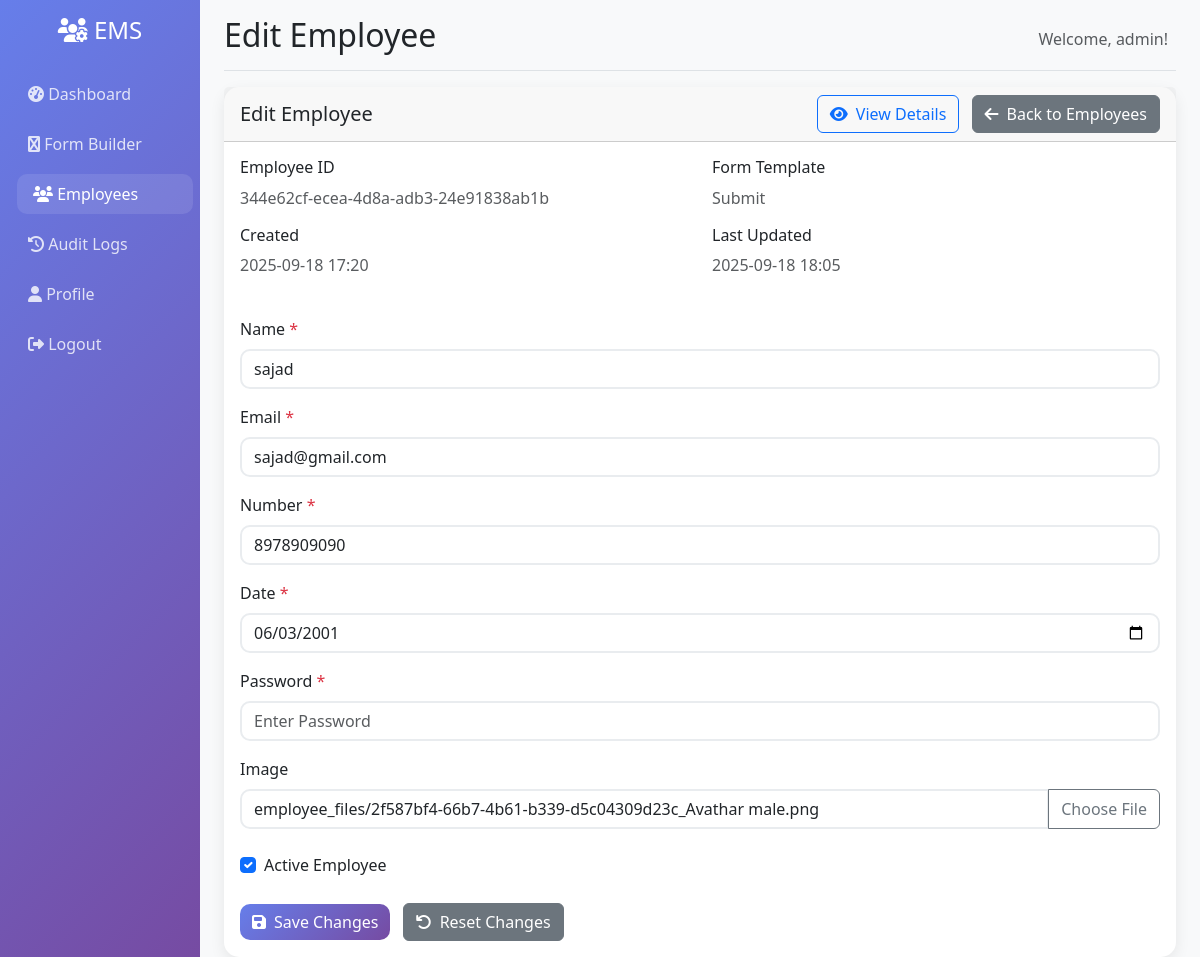
Screenshot of /employees/3/edit/ (signed in) with the database file from the repository.
### api/models.py (models this page shows, shortened)
class Employee(models.Model):
    employee_id = models.UUIDField(default=uuid.uuid4, unique=True, editable=False)
    form_template = models.ForeignKey(FormTemplate, on_delete=models.CASCADE, related_name='employees')
    created_by = models.ForeignKey(User, on_delete=models.CASCADE, related_name='created_employees', null=True, blank=True)
    username = models.CharField(max_length=150, unique=True, blank=True, null=True)
    password = models.CharField(max_length=128, blank=True, null=True)  # Will store hashed password
    is_employee_active = models.BooleanField(default=True)
    last_login = models.DateTimeField(blank=True, null=True)
    created_at = models.DateTimeField(auto_now_add=True)
    updated_at = models.DateTimeField(auto_now=True)
    is_active = models.BooleanField(default=True)
    class Meta:
        ordering = ['-created_at']

class FormTemplate(models.Model):
    FIELD_TYPES = [
        ('text', 'Text'),
        ('number', 'Number'),
        ('email', 'Email'),
        ('date', 'Date'),
        ('password', 'Password'),
        ('textarea', 'Text Area'),
        ('select', 'Select'),
        ('checkbox', 'Checkbox'),
        ('radio', 'Radio'),
        ('file', 'File Upload'),
    ]
    name = models.CharField(max_length=100)
    description = models.TextField(blank=True, null=True)
    created_by = models.ForeignKey(User, on_delete=models.CASCADE, related_name='form_templates')
    created_at = models.DateTimeField(auto_now_add=True)
    updated_at = models.DateTimeField(auto_now=True)
    is_active = models.BooleanField(default=True)
    class Meta:
        ordering = ['-created_at']

class FormField(models.Model):
    form_template = models.ForeignKey(FormTemplate, on_delete=models.CASCADE, related_name='fields')
    field_name = models.CharField(max_length=100)
    field_type = models.CharField(max_length=20, choices=FormTemplate.FIELD_TYPES)
    field_label = models.CharField(max_length=200)
    is_required = models.BooleanField(default=False)
    placeholder = models.CharField(max_length=200, blank=True, null=True)
    help_text = models.TextField(blank=True, null=True)
    order = models.PositiveIntegerField(default=0)
    options = models.JSONField(blank=True, null=True, help_text="For select, radio, checkbox options")
    validation_rules = models.JSONField(blank=True, null=True, help_text="Custom validation rules")
    created_at = models.DateTimeField(auto_now_add=True)
    class Meta:
        ordering = ['order', 'created_at']
        unique_together = ['form_template', 'field_name']

class EmployeeFieldValue(models.Model):
    employee = models.ForeignKey(Employee, on_delete=models.CASCADE, related_name='field_values')
    field = models.ForeignKey(FormField, on_delete=models.CASCADE, related_name='employee_values')
    value = models.TextField(blank=True, null=True)
    file_value = models.FileField(upload_to='employee_files/', blank=True, null=True)
    created_at = models.DateTimeField(auto_now_add=True)
    updated_at = models.DateTimeField(auto_now=True)
    class Meta:
        unique_together = ['employee', 'field']

### dashboard/views.py (the view, shortened to what this page needs)
# urls.py: path('employees/<str:employee_id>/edit/', views.employee_edit, name='employee_edit'),
@login_required
def employee_edit(request, employee_id):
    employee = Employee.objects.select_related('form_template').prefetch_related('field_values__field').get(id=employee_id)
    field_defs = []
    form_fields = FormField.objects.filter(form_template=employee.form_template).order_by('order', 'id')
    value_by_field_id = {fv.field_id: fv for fv in employee.field_values.all()}
    for f in form_fields:
        current = value_by_field_id.get(f.id)
        current_value = ''
        if current:
            current_value = current.value or getattr(current.file_value, 'name', '') or ''
        field_defs.append({
            'id': f.id,
            'field_label': f.field_label,
            'field_name': f.field_name,
            'field_type': f.field_type,
            'is_required': f.is_required,
            'placeholder': f.placeholder or '',
            'help_text': f.help_text or '',
            'options': f.options or [],
            'value': current_value,
        })
    return render(request, 'dashboard/employee_edit.html', {
        'employee_id': employee_id,
        'employee_obj': employee,
        'fields': field_defs,
    })

### dashboard/templates/dashboard/employee_edit.html (shortened to what this page needs)
{% extends 'dashboard/base.html' %}
{% block page_title %}Edit Employee{% endblock %}
{% block content %}
<div class="row">
    <div class="col-12">
        <div class="card">
            <div class="card-header d-flex justify-content-between align-items-center">
                <h5 class="mb-0">Edit Employee</h5>
                <div>
                    <a href="{% url 'employee_detail' employee_id %}" class="btn btn-outline-primary me-2">
                        <i class="fas fa-eye me-2"></i>View Details
                    </a>
                    <a href="{% url 'employee_management' %}" class="btn btn-secondary">
                        <i class="fas fa-arrow-left me-2"></i>Back to Employees
                    </a>
                </div>
            </div>
            <div class="card-body">
                <div id="employeeInfo" class="mb-4">
                    {% if employee_obj %}
                    <div class="row">
                        <div class="col-md-6">
                            <h6>Employee ID</h6>
                            <p class="text-muted">{{ employee_obj.employee_id }}</p>
                        </div>
                        <div class="col-md-6">
                            <h6>Form Template</h6>
                            <p class="text-muted">{{ employee_obj.form_template.name }}</p>
                        </div>
                    </div>
                    <div class="row">
                        <div class="col-md-6">
                            <h6>Created</h6>
                            <p class="text-muted">{{ employee_obj.created_at|date:'Y-m-d H:i' }}</p>
                        </div>
                        <div class="col-md-6">
                            <h6>Last Updated</h6>
                            <p class="text-muted">{{ employee_obj.updated_at|date:'Y-m-d H:i' }}</p>
                        </div>
                    </div>
                    {% endif %}
                </div>
                <form id="employeeForm" method="post">
                    <div id="formFields">
                        {% if fields %}
                            {% for field in fields %}
                            <div class="mb-3">
                                <label class="form-label">{{ field.field_label }}{% if field.is_required %} <span class="text-danger">*</span>{% endif %}</label>
                                {% if field.field_type in 'text,email,number' %}
                                    <input type="{{ field.field_type }}" class="form-control" id="field_{{ field.id }}" name="field_{{ field.id }}" placeholder="{{ field.placeholder }}" value="{{ field.value }}" {% if field.is_required %}required{% endif %}>
                                {% elif field.field_type == 'password' %}
                                    <input type="password" class="form-control" id="field_{{ field.id }}" name="field_{{ field.id }}" placeholder="{{ field.placeholder }}" value="" {% if field.is_required %}required{% endif %}>
                                {% elif field.field_type == 'date' %}
                                    <input type="date" class="form-control" id="field_{{ field.id }}" name="field_{{ field.id }}" value="{{ field.value }}" {% if field.is_required %}required{% endif %}>
                                {% elif field.field_type == 'textarea' %}
                                    <textarea class="form-control" id="field_{{ field.id }}" name="field_{{ field.id }}" rows="3" placeholder="{{ field.placeholder }}" {% if field.is_required %}required{% endif %}>{{ field.value }}</textarea>
                                {% elif field.field_type == 'checkbox' %}
                                    <div class="form-check">
                                        <input class="form-check-input" type="checkbox" id="field_{{ field.id }}" name="field_{{ field.id }}" {% if field.value in 'true,True,1' %}checked{% endif %}>
                                        <label class="form-check-label" for="field_{{ field.id }}">{{ field.field_label }}</label>
                                    </div>
                                {% elif field.field_type == 'file' %}
                                    <div class="input-group">
                                        <input type="text" class="form-control" id="field_{{ field.id }}" name="field_{{ field.id }}" placeholder="No file selected" value="{{ field.value }}" readonly>
                                        <button type="button" class="btn btn-outline-secondary" onclick="openFileUpload({{ field.id }})">Choose File</button>
                                    </div>
                                {% else %}
                                    <input type="text" class="form-control" id="field_{{ field.id }}" name="field_{{ field.id }}" placeholder="{{ field.placeholder }}" value="{{ field.value }}" {% if field.is_required %}required{% endif %}>
                                {% endif %}
                            </div>
                            {% endfor %}
                        {% else %}
                        <div class="text-center text-muted py-5">
                            <i class="fas fa-spinner fa-spin fa-3x mb-3"></i>
                            <p>Loading employee data...</p>
                        </div>
                        {% endif %}
                    </div>
                    <div class="row mt-4">
                        <div class="col-md-6">
                            <div class="form-check">
                                <input class="form-check-input" type="checkbox" id="isActive" name="is_active" {% if employee_obj and employee_obj.is_active %}checked{% endif %}>
                                <label class="form-check-label" for="isActive">
                                    Active Employee
                                </label>
                            </div>
                        </div>
                    </div>
                    <div class="row mt-4">
                        <div class="col-12">
                            <button type="button" class="btn btn-primary me-2" onclick="saveEmployee()">
                                <i class="fas fa-save me-2"></i>Save Changes
                            </button>
                            <button type="button" class="btn btn-secondary" onclick="resetForm()">
                                <i class="fas fa-undo me-2"></i>Reset Changes
                            </button>
                        </div>
                    </div>
                </form>
            </div>
        </div>
    </div>
</div>
{% endblock %}

### dashboard/templates/dashboard/base.html (shortened to what this page needs)
<!DOCTYPE html>
<html lang="en">
<head>
    <link href="https://cdn.jsdelivr.net/npm/bootstrap@5.3.0/dist/css/bootstrap.min.css" rel="stylesheet">
    <link href="https://cdnjs.cloudflare.com/ajax/libs/font-awesome/6.4.0/css/all.min.css" rel="stylesheet">
</head>
<body>
    <div class="container-fluid">
        <div class="row">
            {% if user.is_authenticated %}
            <nav class="col-md-3 col-lg-2 d-md-block sidebar collapse">
                <div class="position-sticky pt-3">
                    <div class="text-center mb-4">
                        <h4 class="text-white">
                            <i class="fas fa-users-cog"></i> EMS
                        </h4>
                    </div>
                    <ul class="nav flex-column">
                        <li class="nav-item">
                            <a class="nav-link {% if request.resolver_match.url_name == 'dashboard' %}active{% endif %}" href="{% url 'dashboard' %}">
                                <i class="fas fa-tachometer-alt"></i> Dashboard
                            </a>
                        </li>
                        <li class="nav-item">
                            <a class="nav-link {% if request.resolver_match.url_name == 'form_builder' %}active{% endif %}" href="{% url 'form_builder' %}">
                                <i class="fas fa-wpforms"></i> Form Builder
                            </a>
                        </li>
                        <li class="nav-item">
                            <a class="nav-link {% if 'employee' in request.resolver_match.url_name %}active{% endif %}" href="{% url 'employee_management' %}">
                                <i class="fas fa-users"></i> Employees
                            </a>
                        </li>
                        <li class="nav-item">
                            <a class="nav-link {% if request.resolver_match.url_name == 'audit_logs' %}active{% endif %}" href="{% url 'audit_logs' %}">
                                <i class="fas fa-history"></i> Audit Logs
                            </a>
                        </li>
                        <li class="nav-item">
                            <a class="nav-link {% if request.resolver_match.url_name == 'profile' %}active{% endif %}" href="{% url 'profile' %}">
                                <i class="fas fa-user"></i> Profile
                            </a>
                        </li>
                        <li class="nav-item">
                            <a class="nav-link" href="#" onclick="logout()">
                                <i class="fas fa-sign-out-alt"></i> Logout
                            </a>
                        </li>
                    </ul>
                </div>
            </nav>
            {% endif %}
            <main class="{% if user.is_authenticated %}col-md-9 ms-sm-auto col-lg-10 px-md-4{% else %}col-12{% endif %} main-content">
                {% if user.is_authenticated %}
                <div class="d-flex justify-content-between flex-wrap flex-md-nowrap align-items-center pt-3 pb-2 mb-3 border-bottom">
                    <h1 class="h2">{% block page_title %}Dashboard{% endblock %}</h1>
                    <div class="btn-toolbar mb-2 mb-md-0">
                        <div class="btn-group me-2">
                            <span class="text-muted">Welcome, {{ user.username }}!</span>
                        </div>
                    </div>
                </div>
                {% endif %}
                {% block content %}{% endblock %}
            </main>
        </div>
    </div>
</body>
</html>

### dashboard/templates/dashboard/base.html (style rules this page uses)
.sidebar { min-height: 100vh; background: linear-gradient(135deg, #667eea 0%, #764ba2 100%); }
.sidebar .nav-link { color: rgba(255, 255, 255, 0.8); border-radius: 10px; margin: 5px 0; transition: all 0.3s ease; }
.sidebar .nav-link:hover, .sidebar .nav-link.active { color: white; background: rgba(255, 255, 255, 0.1); transform: translateX(5px); }
.main-content { background-color: #f8f9fa; min-height: 100vh; }
.card { border: none; border-radius: 15px; box-shadow: 0 5px 15px rgba(0, 0, 0, 0.08); transition: transform 0.3s ease; }
.btn-primary { background: linear-gradient(135deg, #667eea 0%, #764ba2 100%); border: none; border-radius: 10px; }
.form-control { border-radius: 10px; border: 2px solid #e9ecef; transition: border-color 0.3s ease; }

### rows the page displays
Employee: employee_id "344e62cf-ecea-4d8a-adb3-24e91838ab1b", form_template.name "Submit", created_at "2025-09-18 17:20", updated_at "2025-09-18 18:05", is_active "☑"
FormField: field_label "Name"
EmployeeFieldValue: value "sajad"
FormField: field_label "Email"
EmployeeFieldValue: value "sajad@gmail.com"
FormField: field_label "Number"
EmployeeFieldValue: value "8978909090"
FormField: field_label "Date"
EmployeeFieldValue: value "06/03/2001"
FormField: field_label "Password"
FormField: field_label "Image"
EmployeeFieldValue: value "employee_files/2f587bf4-66b7-4b61-b339-d5c04309d23c_Avathar male.png"

### other values shown
{{ user.username }} "admin"
